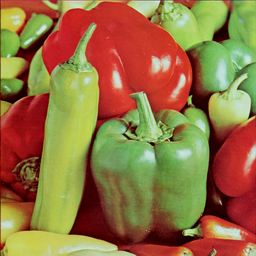
%> input picture TVdenoising/TV去噪模型2/pepper.bmp, 256 x 256 px
$ octave test.m   (GNU Octave 9; MATLAB toolbox functions it lacks are replaced by stand-ins)
%> lines starting %> are read from the running program, lines starting %| are printed output that depends on the picture
### TVdenoising/TV去噪模型2/div.m
function I=div(Io)
ep=0.0001;
Io=double(Io);
[m,n]=size(Io);
T=ones(m,n);

backx=Io(:,[2:end end])-Io;
backy=Io([2:end end],:)-Io;

forwardx=Io-Io(:,[1 1:end-1]);
forwardy=Io-Io([1 1:end-1],:);

term1=backx./(((backx.^2+minmod(backy,forwardy).^2)+ep).^(0.5));
term2=backy./(((backy.^2+minmod(backx,forwardx).^2)+ep).^(0.5));

I1=term1-term1(:,[1 1:end-1]);
I2=term2-term2([1 1:end-1],:);

I=I1+I2;
end

### TVdenoising/TV去噪模型2/psnr.m
%%%%%%%%%%%%%%%%%%%%%%%%%%%%%%%%%%%%%%%%%%%%%%%%%%%%%%%%%%%%%%%%%%%%%%%%%%%%%%
% >>>> IMAGEBOX >>>> JX >>>> UCLA >>>>
%
% image toolbox
% MATLAB file
%
% snr.m
% compute  peak signal-to-noise-ratio (SNR) of a noisy signal/image
%
% function s = psnr(noisydata, original)
%
% input:  noisydata: noisy data
%         original:  clean data
% output: s: PSNR value
% example: s = snr(f, eu);
%
% created:       03/15/2008
% last modified: 12/03/2005
% author:        lubibo@gmail.com
%%%%%%%%%%%%%%%%%%%%%%%%%%%%%%%%%%%%%%%%%%%%%%%%%%%%%%%%%%%%%%%%%%%%%%%%%%%%%%

function s = psnr(noisydata, original)

noisydata=double(noisydata);
original=double(original);

[m,n] = size(noisydata);

peak=255*255*m*n;

noise  = noisydata - original;
nostotal = sum(sum(noise.*noise));

if nostotal == 0
    s = 999.99; %% INF. clean image
else
    s = 10 * log10(peak./nostotal);
end

return

### TVdenoising/TV去噪模型2/TV1.m
function [PSNRR,ImMAE,Is]=TV1(Io,In,tau,iter,lamda)
In=double(In);
Is=In;
t=0;
for i=1:iter
  i
  tic
%lamda=max(sum(sum(div(Is)*(Is-In)))./(xgm^2*255*255),0)
Is=Is+tau.*div(Is)-tau.*lamda*(Is-In);
figure(90)
imshow(Is,[]);
toc
t=t+toc;
   PSNRR(i)=psnr(Is,Io);
   NowPSNR=PSNRR(i)
   NowSNR=snr(Is,Io)
   NowMAE=mae(Is,Io)
   ImMAE(i)=NowMAE;
end
end

### TVdenoising/TV去噪模型2/snr.m
%%%%%%%%%%%%%%%%%%%%%%%%%%%%%%%%%%%%%%%%%%%%%%%%%%%%%%%%%%%%%%%%%%%%%%%%%%%%%%%
% >>>> IMAGEBOX >>>> JX >>>> UCLA >>>>
%
% image toolbox
% MATLAB file
%
% snr.m
% compute signal-to-noise-ratio (SNR) of a noisy signal/image
%
% function s = snr(noisydata, original)
%
% input:  noisydata: noisy data
%         original:  clean data
% output: s: SNR value
% example: s = snr(f, eu);
%
% created:       11/23/2003
% last modified: 12/03/2005
% author:        jjxu@ucla
%%%%%%%%%%%%%%%%%%%%%%%%%%%%%%%%%%%%%%%%%%%%%%%%%%%%%%%%%%%%%%%%%%%%%%%%%%%%%%%

function s = snr(noisydata, original)

noisydata   =   double(noisydata);
original    =   double(original);

mean_original = mean(original(:));
tmp           = original - mean_original;
var_original  = sum(sum(tmp.*tmp));

noise      = noisydata - original;
mean_noise = mean(noise(:));
tmp        = noise - mean_noise;
var_noise  = sum(sum(tmp.*tmp));

if var_noise == 0
    s = 999.99; %% INF. clean image
else
    s = 10 * log10(var_original / var_noise);
end
return

### TVdenoising/TV去噪模型2/mae.m
%%%%%%%%%%%%%%%%%%%%%%%%%%%%%%%%%%%%%%%%%%%%%%%%%%%%%%%%%%%%%%%%%%%%%%%%%%%%%%
% >>>> IMAGEBOX >>>> JX >>>> UCLA >>>>
%
% image toolbox
% MATLAB file
%
% rmse.m
% compute  root-mean-square-error (RMSE) of a noisy signal/image
%
% function s = rmse(noisydata, original)
%
% input:  noisydata: noisy data
%         original:  clean data
% output: s: RMSE value
% example: s = rmse(f, eu);
%
% created:       08/23/2009
% last modified: 12/03/2005
% author:        gzc@email.jlu.edu.cn
%%%%%%%%%%%%%%%%%%%%%%%%%%%%%%%%%%%%%%%%%%%%%%%%%%%%%%%%%%%%%%%%%%%%%%%%%%%%%%

function E = mae(noisydata, original)

noisydata=double(noisydata);
original=double(original);

[m,n] = size(noisydata);


noise  = abs(noisydata - original);
nostotal = sum(sum(noise));

E=nostotal/(m*n);

return

### TVdenoising/TV去噪模型2/minmod.m
function c=minmod(a,b)
c=(sign(a)./2+sign(b)./2).*min(abs(a),abs(b));
end

### TVdenoising/TV去噪模型2/test.m
%% 程序分享
% 个人博客 www.aomanhao.top
% Github https://github.com/AomanHao
% CSDN https://blog.csdn.net/Aoman_Hao
%--------------------------------------

clear all
close all
 I=imread('pepper.bmp');
%> I is the input picture: size 256x256x3 uint8; mean R, G, B 148, 114.1, 65.1
 %I=imread('Barbara500.bmp');

 I=rgb2gray(I);
%> I: size 256x256 uint8
  I=double(I);
%> I: size 256x256 double
 figure(1),imshow(I,[]);
std_n=20;
var_n=std_n^2;
 NI=randn(size(I))*std_n;
In=I+NI;
%
   save('In');
%  load('In');
figure(2);imshow(In,[]);
tau=0.15;
iter=130;
xgm=30;
lamda=0.05;
[PSNRR,ImMAE,Is]=TV1(I,In,tau,iter,lamda);
%> the loop in TV1, `for i=1:iter` made 130 passes
%> (NowPSNR, mean_noise in snr, var_noise in snr, NowSNR, E in mae, NowMAE) on passes 1 to 10: (22.23, -0.155, 25472232.4, 8.6, 15.7, 15.7), (22.37, -0.155, 24707674.6, 8.73, 15.44, 15.44), (22.5, -0.156, 23968412.4, 8.87, 15.19, 15.19), (22.63, -0.157, 23254340.7, 9, 14.94, 14.94), (22.76, -0.158, 22564134.5, 9.13, 14.7, 14.7), (22.89, -0.159, 21897563.5, 9.26, 14.46, 14.46), (23.02, -0.16, 21252933.5, 9.39, 14.23, 14.23), (23.15, -0.16, 20630633, 9.52, 14, 14), (23.28, -0.161, 20029071.4, 9.65, 13.77, 13.77), (23.41, -0.162, 19448293.4, 9.77, 13.56, 13.56)
%> (NowPSNR, mean_noise in snr, var_noise in snr, NowSNR) on pass 37: (26.5, -0.183, 9544262.6, 12.87)
%> pass 1, in div, `backx=Io(:,[2:end end])-Io;`:
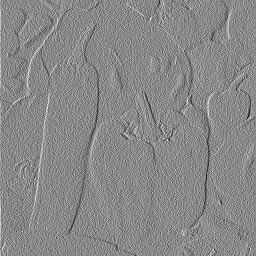
%> backx: size 256x256 double; min -189.5, max 164.2, mean 0.2; drawn with min black and max white
%> pass 1, in div, `backy=Io([2:end end],:)-Io;`:
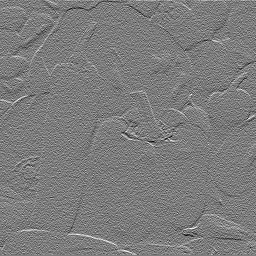
%> backy: size 256x256 double; min -170.6, max 178.7, mean 0.1; drawn with min black and max white
%> pass 1, in div, `forwardy=Io-Io([1 1:end-1],:);`:
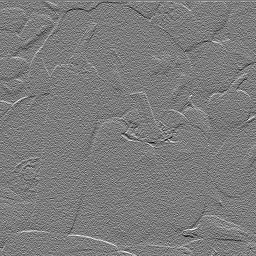
%> forwardy: size 256x256 double; min -170.6, max 178.7, mean 0.1; mean of the top-left, top-right, bottom-left and bottom-right quarters 0, -0.1, 0.5, 0.1; drawn with min black and max white
%> after the loop in TV1, `for i=1:iter`:
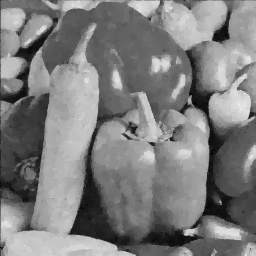
%> Is: size 256x256 double; min -4.63, max 244.3, mean 118.4; drawn with min black and max white

figure(4),imshow(Is,[]);
figure(5),imshow(Is-In,[]);
%> after `imshow(Is-In,[])`:
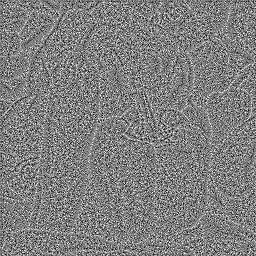
%> displayed picture: size 256x256, on the screen's scale of 0 to 255; min 0, max 255, mean 127.3
%��PSNRR&ImMAEͼ
figure(8);
x=1:iter;
plot(x,PSNRR);
title('PSNRR');
%> figure, not shown here; curve peaks at x = 130, y = 30.1
 figure(10);
x=1:iter;
plot(x,ImMAE);
title('ImMAE');
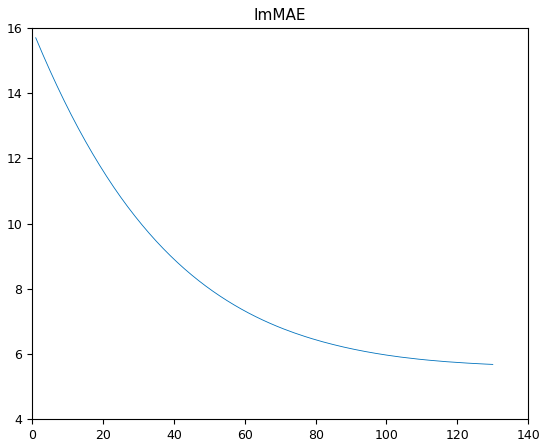
%> figure redrawn from the program's plot data; curve peaks at x = 1, y = 15.7
% [4 lines of commented-out code are left out]
figure(15)
mesh(Is);
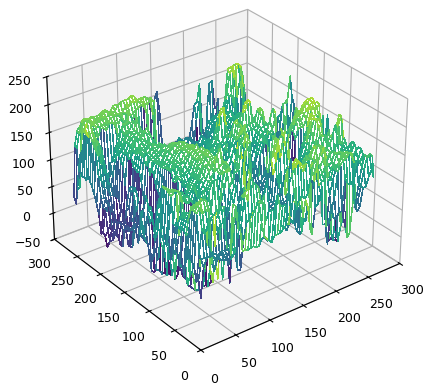
%> figure redrawn from the program's plot data

$ run again, with TVdenoising/TV去噪模型2/Barbara500.bmp copied over TVdenoising/TV去噪模型2/pepper.bmp
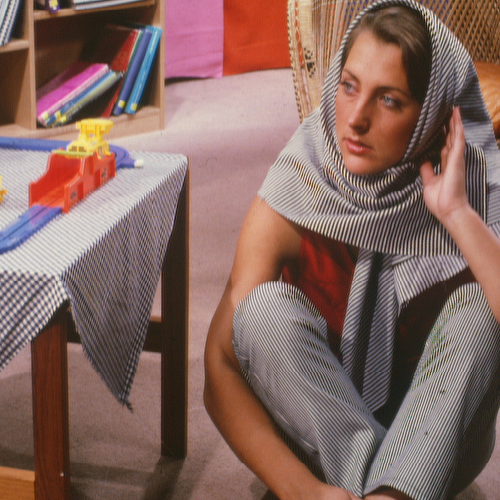
%> input picture TVdenoising/TV去噪模型2/Barbara500.bmp, 500 x 500 px
%> I is the input picture: size 500x500x3 uint8; mean R, G, B 133.6, 103.7, 96.7
%> the loop in TV1, `for i=1:iter` made 130 passes
%> (NowPSNR, mean_noise in snr, var_noise in snr, NowSNR, E in mae, NowMAE) on passes 1 to 6: (22.25, -0.0289, 96781744.1, 8.2, 15.69, 15.69), (22.38, -0.0288, 94074073, 8.32, 15.45, 15.45), (22.5, -0.0288, 91461974.1, 8.44, 15.22, 15.22), (22.62, -0.0287, 88944083.4, 8.57, 14.99, 14.99), (22.74, -0.0287, 86516439.5, 8.69, 14.77, 14.77), (22.86, -0.0286, 84175872.3, 8.8, 14.55, 14.55)
%> pass 1, in div, `forwardy=Io-Io([1 1:end-1],:);`:
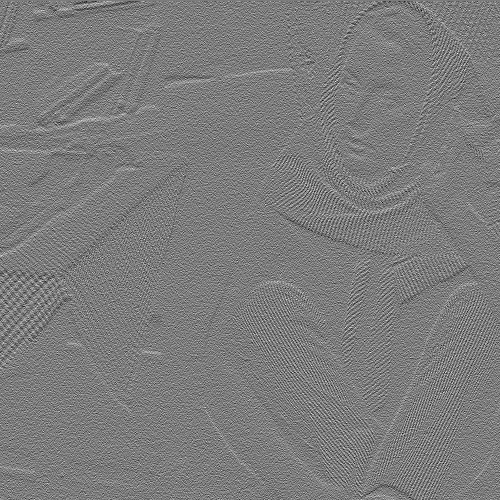
%> forwardy: size 500x500 double; min -154.9, max 161.5, mean -0.1; mean of the top-left, top-right, bottom-left and bottom-right quarters 0.1, -0.1, -0.3, 0; drawn with min black and max white
%> `mesh(Is);`:
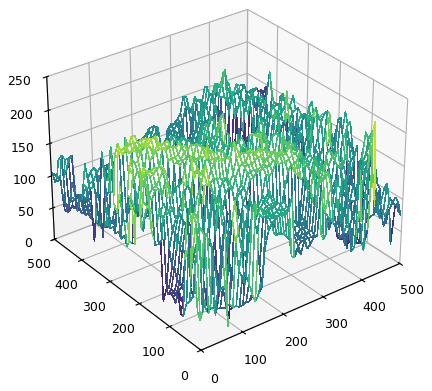
%> figure redrawn from the program's plot data
